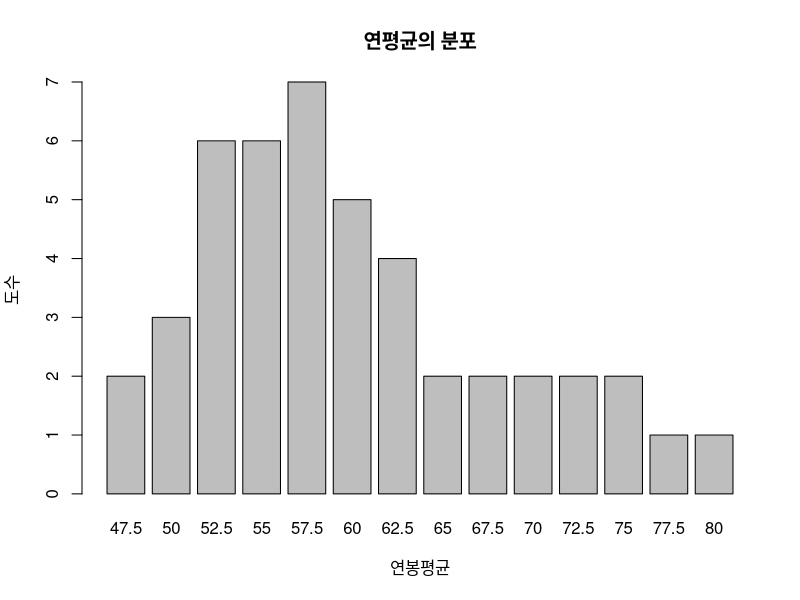
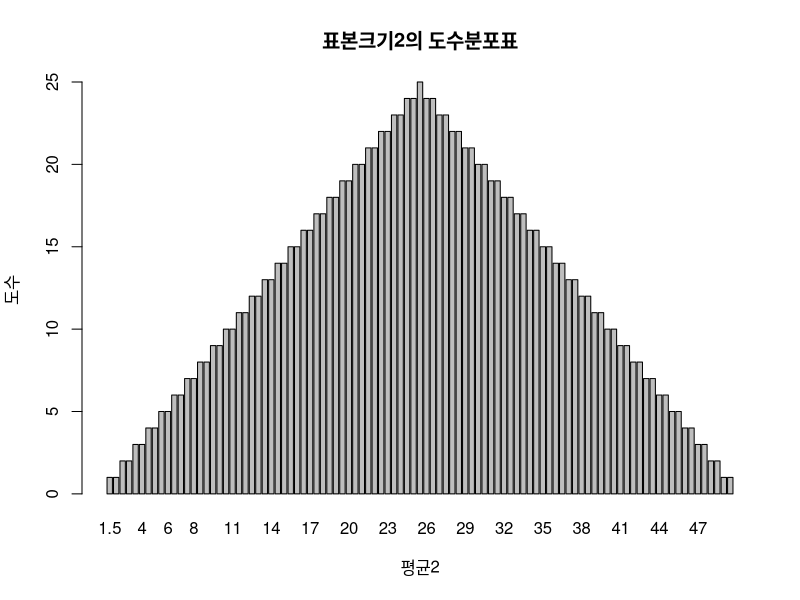
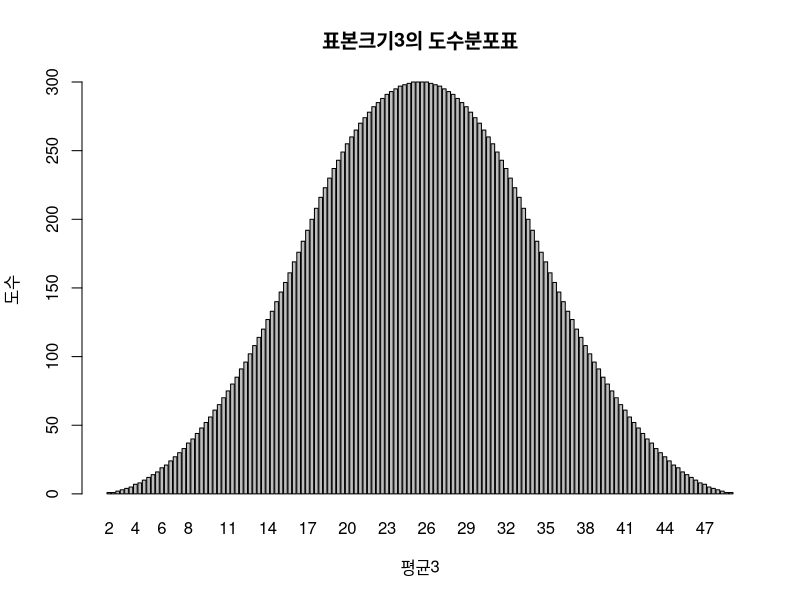
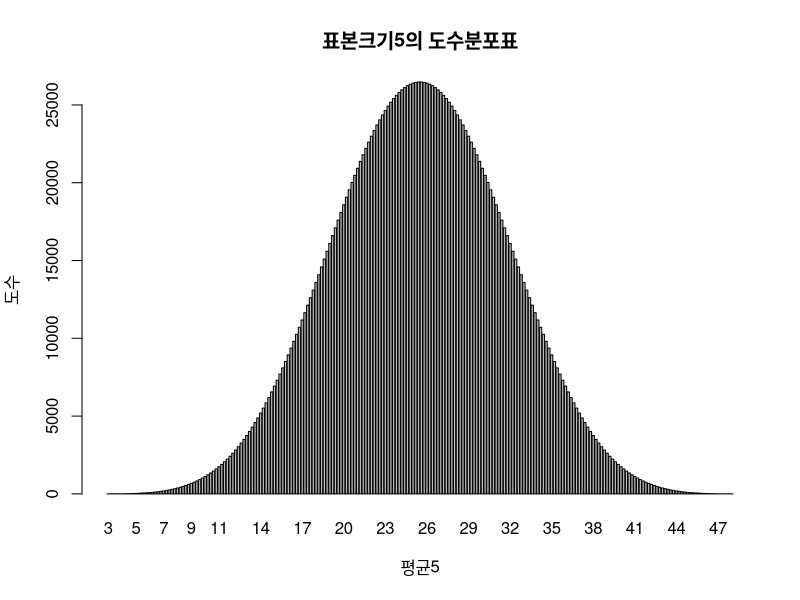

These charts were generated, in order, by the following R code:
salary=c(45,50,50,55,55,60,60,65,70,90)#연봉 데이터
com2=combn(salary,2)#연봉데이터에서 2개씩 선택해서 데이터로 생성, com2에 저장
print(com2)

#표본의 크기2로 추출된 데이터의 평균을 구한 뒤 막대그래프 작성
com2t=t(com2) #데이터의 전치치
z=rowMeans(com2t)#전치된 데이터의 행평균 계산
barplot(table(z),xlab="연봉평균",ylab="도수",main="연평균의 분포")

#표본평균의 기댓값 구하기
meanofz=mean(z) #z의 평균
print(meanofz)

#표본의 크기를 늘려 정규분포에 가까워지는지 확인하기
#sample size=2
data50=c(1:50) #데이터
com2=combn(data50,2) #데이터에서 2개씩 선택하여 데이터 생성
com2t=t(com2) #데이터의 전치
z2=rowMeans(com2t) #전치된 데이터의 행평균 계산
meanofz2=mean(z2) #기댓값을 계산하여 저장
print(meanofz2)
barplot(table(z2),xlab="평균2",ylab="도수",main="표본크기2의 도수분포표")

#표본의 크기를 늘려 정규분포에 가까워지는지 확인하기
#sample size=3
data50=c(1:50) #데이터
com3=combn(data50,3) #데이터에서 3개씩 선택하여 데이터 생성
com3t=t(com3) #데이터의 전치
z3=rowMeans(com3t) #전치된 데이터의 행평균 계산
meanofz3=mean(z3) #기댓값을 계산하여 저장
print(meanofz3)
barplot(table(z3),xlab="평균3",ylab="도수",main="표본크기3의 도수분포표")

#표본의 크기를 늘려 정규분포에 가까워지는지 확인하기
#sample size=5
data50=c(1:50) #데이터
com5=combn(data50,5) #데이터에서 5개씩 선택하여 데이터 생성
com5t=t(com5) #데이터의 전치
z5=rowMeans(com5t) #전치된 데이터의 행평균 계산
meanofz5=mean(z5) #기댓값을 계산하여 저장
print(meanofz5)
barplot(table(z5),xlab="평균5",ylab="도수",main="표본크기5의 도수분포표")

#표본추출방법 : 단순무작위추출법
sampling=c(1:100)
print(sampling)
sample(x=sampling, size=10)

#표본추출방법 : 층화추출법
install.packages("sampling")
library(sampling)
sam2=strata(data=iris,stratanames=c("Species"),size=c(3,3,3),method = 'srswor') #iris데이터 사용하여 표본추출, Species층을 기준으로
sample2=getdata(data=iris,m=sam2) #추출된 데이터 저장
print(sample2)
